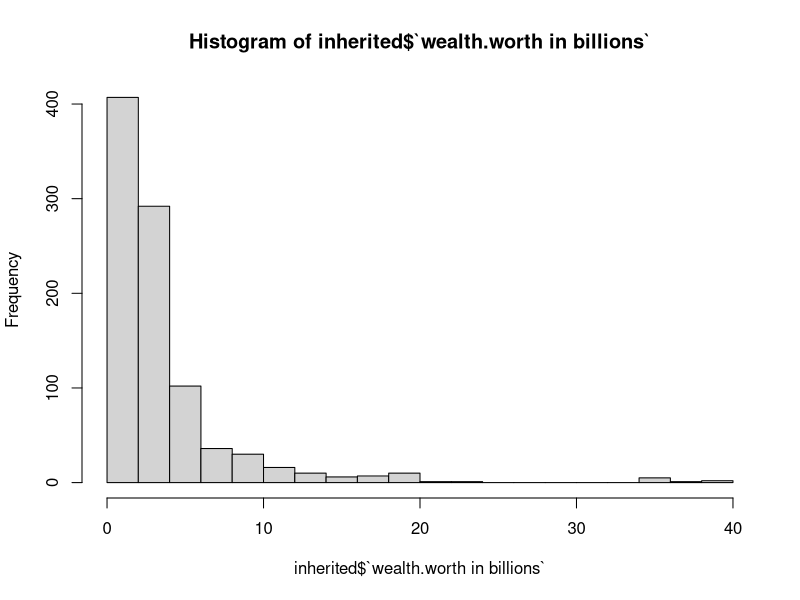
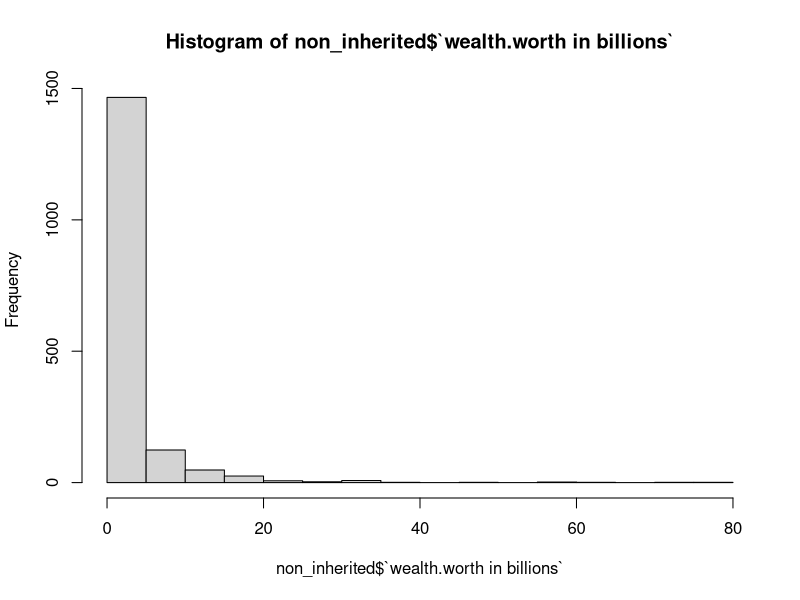
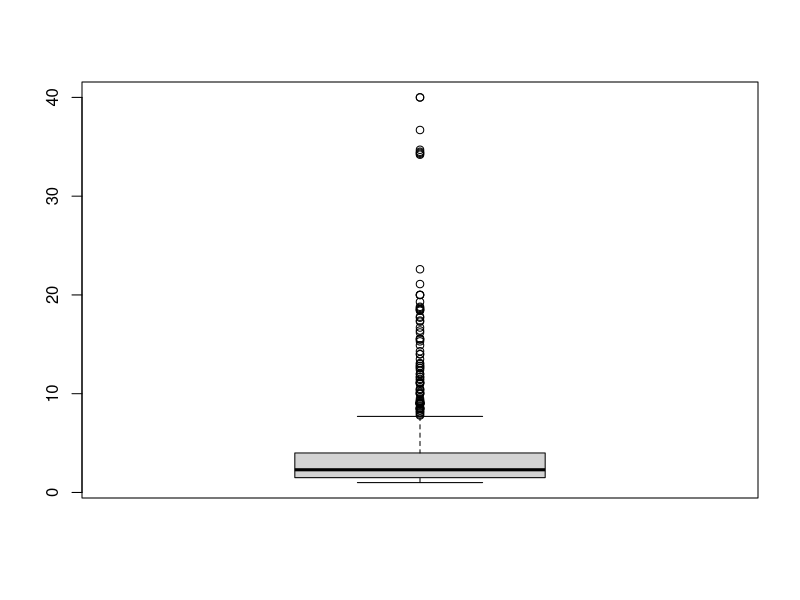
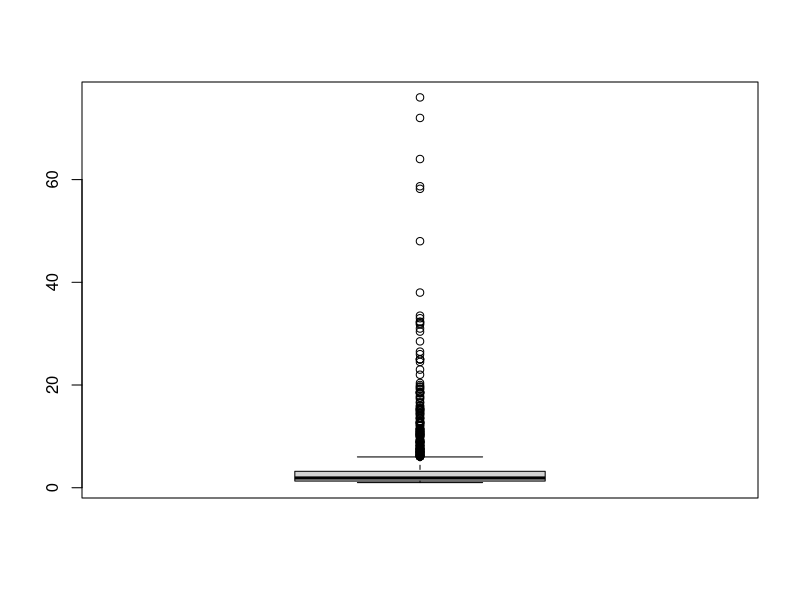

Reproduce these figures in R, in order.
## ---- chunk 1
knitr::opts_chunk$set(echo = TRUE)
## ---- chunk 2
library("readxl")
library(tidyverse)
library(dplyr)
## ---- chunk 3
# Učitavanje podataka iz excel datoteke
# Promijeniti path u put do datoteke s podacima
bill_data <- read_excel("billionaires.xlsx")
## ---- chunk 4
dim(bill_data) # dimenzije: 2614 redaka i 22 stupaca
names(bill_data) # imena stupaca
view(bill_data)

# klase pojedinih stupaca
sapply(bill_data, class)

# klasa tablice
class(bill_data) 
# zaključak: bill_data podaci su dobro učitani
## ---- chunk 5
cat('\n Dimenzija podataka: ', dim(bill_data))
## ---- chunk 6
for (col_name in names(bill_data)){
  if (sum(is.na(bill_data[,col_name])) > 0){
    cat('Ukupno nedostajućih vrijednosti za varijablu'
        ,col_name, ': ', sum(is.na(bill_data[,col_name])),'\n')
  }
}

## ---- chunk 7
# Učitavanje podataka iz excel datoteke

inherited = bill_data[bill_data$wealth.how.inherited!="not inherited",]
print(inherited)
non_inherited = bill_data[bill_data$wealth.how.inherited=="not inherited",]
print(non_inherited)
inherited_mean = mean(inherited$`wealth.worth in billions`)
print(inherited_mean)
hist(inherited$`wealth.worth in billions`, breaks = 20)
non_inherited_mean = mean(non_inherited$`wealth.worth in billions`)
print(non_inherited_mean)
hist(non_inherited$`wealth.worth in billions`, breaks = 20)
boxplot(inherited$`wealth.worth in billions`)
boxplot(non_inherited$`wealth.worth in billions`)
wilcox.test(inherited_mean, non_inherited_mean, alternative = "two.sided")

# jel smijem odrezat dio podataka (pogledati histogram i box plot), koji dio? 
# ako ne, koji test koristi? t-test za mediane umjesto meana? ili neparametarski test? kao sto je wilcoxon?
